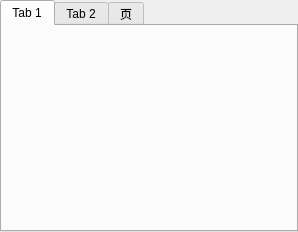
<?xml version="1.0" encoding="UTF-8"?>
<ui version="4.0">
 <class>AngKPropetryWidget</class>
 <widget class="QWidget" name="AngKPropetryWidget">
  <property name="geometry">
   <rect>
    <x>0</x>
    <y>0</y>
    <width>298</width>
    <height>232</height>
   </rect>
  </property>
  <property name="windowTitle">
   <string>AngKPropetryWidget</string>
  </property>
  <layout class="QVBoxLayout" name="verticalLayout">
   <property name="spacing">
    <number>0</number>
   </property>
   <property name="leftMargin">
    <number>0</number>
   </property>
   <property name="topMargin">
    <number>0</number>
   </property>
   <property name="rightMargin">
    <number>0</number>
   </property>
   <property name="bottomMargin">
    <number>0</number>
   </property>
   <item>
    <widget class="QWidget" name="bgWidget" native="true">
     <layout class="QVBoxLayout" name="verticalLayout_2">
      <property name="spacing">
       <number>0</number>
      </property>
      <property name="leftMargin">
       <number>0</number>
      </property>
      <property name="topMargin">
       <number>0</number>
      </property>
      <property name="rightMargin">
       <number>0</number>
      </property>
      <property name="bottomMargin">
       <number>0</number>
      </property>
      <item>
       <widget class="QTabWidget" name="tabWidget">
        <property name="currentIndex">
         <number>0</number>
        </property>
        <widget class="AngKTabProject" name="tabProject">
         <attribute name="title">
          <string>Tab 1</string>
         </attribute>
        </widget>
        <widget class="AngKTabProgram" name="tabProgram">
         <attribute name="title">
          <string>Tab 2</string>
         </attribute>
        </widget>
        <widget class="AngKTabSite" name="tabSite">
         <attribute name="title">
          <string>页</string>
         </attribute>
        </widget>
       </widget>
      </item>
     </layout>
    </widget>
   </item>
  </layout>
 </widget>
 <layoutdefault spacing="6" margin="11"/>
 <customwidgets>
  <customwidget>
   <class>AngKTabProject</class>
   <extends>QWidget</extends>
   <header>angktabproject.h</header>
   <container>1</container>
  </customwidget>
  <customwidget>
   <class>AngKTabProgram</class>
   <extends>QWidget</extends>
   <header>angktabprogram.h</header>
   <container>1</container>
  </customwidget>
  <customwidget>
   <class>AngKTabSite</class>
   <extends>QWidget</extends>
   <header>angktabsite.h</header>
   <container>1</container>
  </customwidget>
 </customwidgets>
 <resources/>
 <connections/>
</ui>
